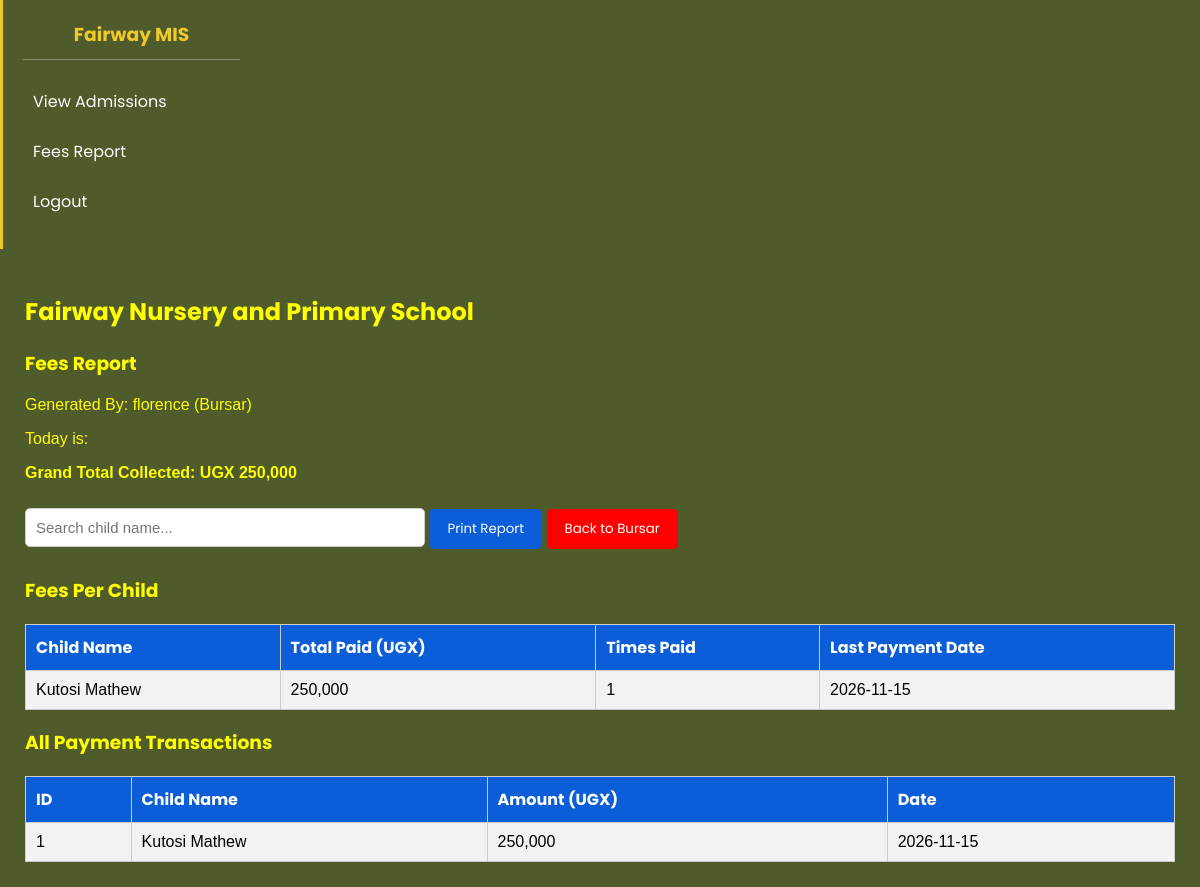
Screenshot of /report.php (signed in) with the database file from the repository.
### tables this page shows
CREATE TABLE `payments` (
  `id` int(11) NOT NULL,
  `child_name` varchar(100) NOT NULL,
  `amount` decimal(10,2) NOT NULL,
  `payment_date` date DEFAULT curdate(),
  `status` enum('pending','success','failed') DEFAULT 'success',
  `term` varchar(20) DEFAULT '2026-1',
  `created_at` timestamp NOT NULL DEFAULT current_timestamp()
);

### report.php (the view, shortened to what this page needs)
<?php
include "config.php";
$report = $conn->query("SELECT child_name, SUM(amount) as total_paid, COUNT(*) as times_paid, MAX(payment_date) as last_payment
  FROM payments
  GROUP BY child_name
  ORDER BY child_name ASC
");
$total = $conn->query("SELECT SUM(amount) as grand_total FROM payments")->fetch_assoc()['grand_total'];
$details = $conn->query("SELECT * FROM payments ORDER BY payment_date DESC");
?>
<!DOCTYPE html>
<html>
<head>
  <link rel="stylesheet" href="style.css">
</head>
<body>
<div id="sidebar" class="sidebar no-print">
  <h3>Fairway MIS</h3>
  <a href="view_admissions.php">View Admissions</a>
  <a href="report.php">Fees Report</a>
  <a href="logout.php">Logout</a>
</div>
<div class="main-content">
  <h2>Fairway Nursery and Primary School</h2>
  <h3>Fees Report</h3>
  <p>Generated By: <?php echo $_SESSION['full_name']; ?> (<?php echo $_SESSION['role']; ?>)</p>
  <p>Today is: <span id="todayDate"></span></p>
  <p><strong>Grand Total Collected: UGX <?php echo number_format($total); ?></strong></p>
  <div class="no-print">
    <input type="text" id="searchBox" placeholder="Search child name..." onkeyup="searchTable()">
    <button type="button" onclick="window.print()">Print Report</button>
    <button style="background-color:red;" onclick="window.location='bursar.php'">Back to Bursar</button>
  </div>
  <h3>Fees Per Child</h3>
  <table id="studentsTable" border="1">
    <tr>
      <th>Child Name</th>
      <th>Total Paid (UGX)</th>
      <th>Times Paid</th>
      <th>Last Payment Date</th>
    </tr>
    <?php while($row = $report->fetch_assoc()) { ?>
      <tr>
        <td><?php echo $row['child_name']; ?></td>
        <td><?php echo number_format($row['total_paid']); ?></td>
        <td><?php echo $row['times_paid']; ?></td>
        <td><?php echo $row['last_payment']; ?></td>
      </tr>
    <?php } ?>
  </table>
  <h3>All Payment Transactions</h3>
  <table border="1">
    <tr>
      <th>ID</th>
      <th>Child Name</th>
      <th>Amount (UGX)</th>
      <th>Date</th>
    </tr>
    <?php while($d = $details->fetch_assoc()) { ?>
      <tr>
        <td><?php echo $d['id']; ?></td>
        <td><?php echo $d['child_name']; ?></td>
        <td><?php echo number_format($d['amount']); ?></td>
        <td><?php echo $d['payment_date']; ?></td>
      </tr>
    <?php } ?>
  </table>
</div>
</body>
</html>

### style.css (style rules this page uses)
* { box-sizing: border-box; }
body { font-family: Arial, sans-serif; margin: 0; background: #4F5B2A; }
h1, h2, h3 { font-family: Poppins, Arial, sans-serif; }
.main-content { flex: 1; padding: 25px; }
.main-content h1, .main-content h2 { font-family: Poppins, Arial, sans-serif; }
.sidebar { width: 260px; background: #4F5B2A; color: white; padding: 20px; font-family: Poppins, Arial, sans-serif; border-left: 3px solid #EDC92C; }
.sidebar h3 { text-align: center; border-bottom: 1px solid rgba(255,255,255,0.3); padding-bottom: 10px; margin-top: 0; color: #EDC92C; }
.sidebar a { display: block; color: white; text-decoration: none; padding: 10px; border-radius: 6px; margin: 5px 0; }
button, .btn { background: #0b5ed7; color: white; padding: 10px 18px; border: none; border-radius: 5px; text-decoration: none; display: inline-block; cursor: pointer; font-family: Poppins, Arial, sans-serif; }
input, select, textarea { width: 100%; padding: 10px; margin: 8px 0 15px 0; border: 1px solid #ccc; border-radius: 5px; font-family: Arial, sans-serif; font-size: 15px; }
table { width: 100%; border-collapse: collapse; margin-top: 15px; background: white; font-family: Arial, sans-serif; }
table, th, td { border: 1px solid #ccc; padding: 10px; text-align: left; }
th { background: #0b5ed7; color: white; font-family: Poppins, Arial, sans-serif; }
tr:nth-child(even) { background: #f2f2f2; }
#searchBox { width: 100%; max-width: 400px; padding: 10px; margin: 10px 0; border: 1px solid #ccc; border-radius: 5px; }

### report.php (style rules this page uses)
h3,h2,p { color:yellow; }

### rows the page displays
payments: id "1", child_name "Kutosi Mathew", amount "250,000", payment_date "2026-11-15"

### other values shown
$_SESSION['full_name'] "florence"
$_SESSION['role'] "Bursar"
$total "250,000"
$row['child_name'] "Kutosi Mathew"
$row['total_paid'] "250,000"
$row['times_paid'] "1"
$row['last_payment'] "2026-11-15"
